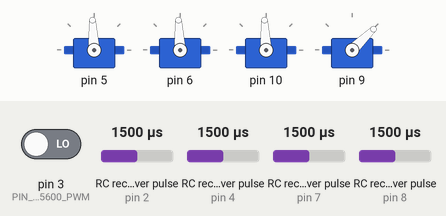
Simulated run of this sketch. Board: Arduino Uno, built with avr-gcc and run on an emulated ATmega328P. Parts: 4 × servo. Wiring (inferred from the names in the program): 4 × RC receiver channel: data pin 2 / data pin 4 / data pin 7 / data pin 8. The test bench sets the inputs (shaded band); at power-on: RC receiver pulse (sensors on pin 2, pin 4, pin 7, pin 8) 1500 µs, pin 3 (PIN_AS5600_PWM) LOW. What the sketch prints to the serial monitor is not drawn.

Above: at 2.2 s.
2.3 s: RC receiver pulse (sensor on pin 2) set to 1020 µs
At 3.4 s:
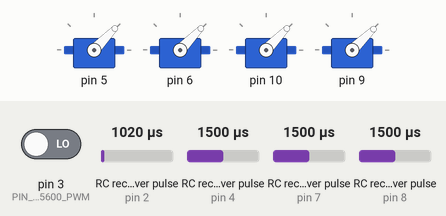
3.8 s: RC receiver pulse (sensor on pin 4) set to 1020 µs
At 5.0 s:
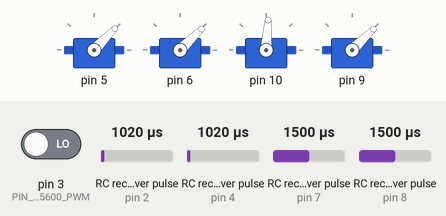
5.3 s: RC receiver pulse (sensor on pin 7) set to 1020 µs
At 6.5 s:
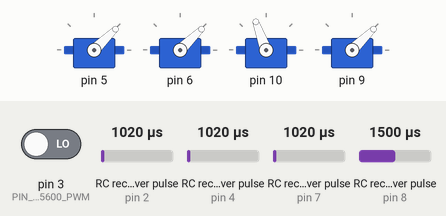
6.8 s: RC receiver pulse (sensor on pin 8) set to 1750 µs
At 7.2 s:
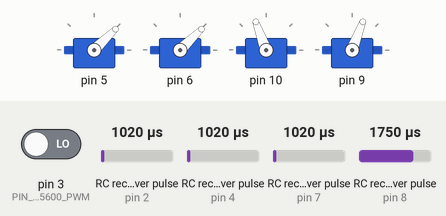
8.3 s: RC receiver pulse (sensor on pin 2) set to 1250 µs
At 9.1 s:
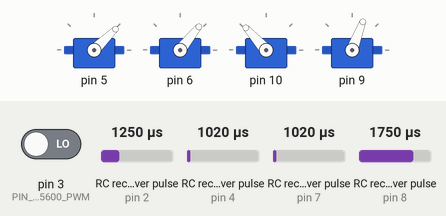
9.8 s: RC receiver pulse (sensor on pin 4) set to 1250 µs
At 10.7 s:
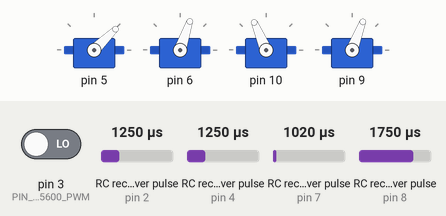
Timing chart, 0 to 12.3 s (numbered marks = the images above; inputs shaded):
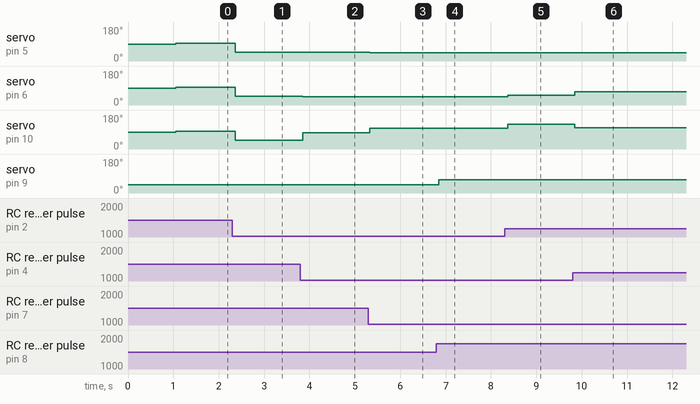

Measured:
- after the input at 2.3 s, servo on pin 5, servo on pin 6, servo on pin 10: 93° → 46° after 0.07 s
- after the input at 3.8 s, servo on pin 6: 46° → 44° after 0.05 s; servo on pin 10: 46° → 86° after 0.05 s
- after the input at 5.3 s, servo on pin 5: 46° → 44° at once; servo on pin 10: 86° → 110° at once
- after the input at 6.8 s, servo on pin 9: 44° → 69° after 0.05 s
- after the input at 8.3 s, servo on pin 6: 44° → 51° after 0.07 s; servo on pin 10: 110° → 132° after 0.07 s
- after the input at 9.8 s, servo on pin 6: 51° → 71° after 0.05 s; servo on pin 10: 132° → 113° after 0.05 s

The sketch:

ground_test_bench.ino.ino
```cpp
/**
 * @file ground_test_bench.ino
 * @brief 复合旋翼台架固件 — PWM 版（AS5600 PWM + 四路遥控 + 三旋翼旋转混控）
 *
 * =============================================================================
 * 【烧录路径】
 *   请打开本文件夹 ground_test_bench.ino\ground_test_bench.ino\ 再上传，
 *   勿与 ground_test_bench\ 旧目录混用（RC_PINS 下标顺序不同）。
 *
 * 【硬件接线速查】
 *   输入：CH3油门→D2  CH4偏航→D8  CH2俯仰→D4  CH1滚转→D7  AS5600→D3
 *   输出：旋翼1/2/3→D5/D6/D10  偏航→D9（Servo 电调 1000~2000 μs，与旋翼相同）
 *
 * 【RC_PINS 与 pulseWidthUs 下标】（本文件定义，全工程必须一致）
 *   [0] 油门  CH3  D2
 *   [1] 偏航  CH4  D8  → 1000~2000 μs → Servo(D9)
 *   [2] 俯仰  CH2  PIN_RC_PITCH     D4  → normalizeStick → ×500 → p
 *   [3] 滚转  CH1  PIN_RC_ROLL      D7  → normalizeStick → ×500 → r
 *
 * 【混控公式】（θ 仅来自 AS5600，不是遥控）
 *   θ1 = as5600Angle.getAngleDeg()（D3 磁编码器）
 *   θ_i = θ1 + i×120°（i=0,1,2）
 *   T_i = t0 + p·sin(θ_i) + r·cos(θ_i)   （单位 μs，再 clamp 到 1000~2000）
 *
 * 【偏航】CH4：<1500→1000 μs；1500~2000→减500输出（1000~1500 μs）→ D9 电调
 *
 * 【模块分工】
 *   config.h       常量
 *   RCInput        遥控读入
 *   MotorControl   电调写出
 *   AS5600Angle    测角 + 预测滤波
 *   LoopTiming     上电/loop 延时、串口打印节流
 *   AS5600.cpp/h   旧类封装（#if 0 禁用，仅参考）
 *
 * 【SERIAL_PWM_MONITOR】见 config.h：0仅电调 1仅串口 2串口+电调
 * =============================================================================
 */

#include "config.h"
#include "RCInput.h"
#include "MotorControl.h"
#include "AS5600Angle.h"
#include "LoopTiming.h"

// ==================== 控制量结构（主程序内部用）====================
struct ControlDemand {
  float t0;  // 油门基准脉宽（μs），= rc.pulseWidthUs[0]
  float p;   // 俯仰修正量（μs），满杆约 ±500
  float r;   // 滚转修正量（μs）
  uint16_t yawPulseUs;  // D9 电调脉宽（μs），与旋翼相同
};

// 全局模块实例
RCInput rcInput;
MotorControl motorControl;
AS5600Angle as5600Angle;

/**
 * 引脚数组顺序 = pulseWidthUs[] 下标顺序
 * 必须与 RCInput.h、config.h 注释一致
 */
const int RC_PINS[RC_CHANNEL_COUNT] = {
  PIN_RC_THROTTLE,  // [0] 油门
  PIN_RC_YAW,       // [1] 偏航输入（电调在 D9）
  PIN_RC_PITCH,     // [2] 俯仰
  PIN_RC_ROLL       // [3] 滚转
};

/**
 * 由机架方位角 θ1 算三桨相位角（度）
 * outDeg[0]=θ1, [1]=θ1+120, [2]=θ1+240
 */
void computeRotorAngles(float theta1Deg, float outDeg[ROTOR_COUNT]) {
  outDeg[0] = normalizeAngle360(theta1Deg);
  outDeg[1] = normalizeAngle360(theta1Deg + ROTOR_PHASE_SPACING_DEG);
  outDeg[2] = normalizeAngle360(theta1Deg + 2.0f * ROTOR_PHASE_SPACING_DEG);
}

/**
 * 三旋翼旋转混控（核心）
 * @param t0  油门基准（μs）
 * @param p,r 俯仰/滚转修正（μs），来自摇杆×ATTITUDE_MIX_US
 * @param rotorAnglesDeg  三桨角度（度），仅 AS5600 决定，遥控不改变 θ
 * @param outPulseUs  三路输出脉宽（未 clamp，由 computeMotorCommand 再限幅）
 */
void mixThreeRotors(float t0, float p, float r,
                    const float rotorAnglesDeg[ROTOR_COUNT],
                    float outPulseUs[ROTOR_COUNT]) {
  for (int i = 0; i < ROTOR_COUNT; i++) {
    float rad = radians(rotorAnglesDeg[i]);
    outPulseUs[i] = t0 + p * PITCH_ROLL_MIX_GAIN * sin(rad)
                        + r * PITCH_ROLL_MIX_GAIN * cos(rad);
  }
}

/**
 * 遥控 → 控制量
 */
ControlDemand readControlDemand(const RCChannels &rc) {
  ControlDemand cmd;
  cmd.t0 = (float)rc.pulseWidthUs[0];

  float pitchStick = rcInput.normalizeStick(rc.pulseWidthUs[2]);
  float rollStick  = rcInput.normalizeStick(rc.pulseWidthUs[3]);
  cmd.p = pitchStick * ATTITUDE_MIX_US;
  cmd.r = rollStick * ATTITUDE_MIX_US;

  cmd.yawPulseUs = MotorControl::ch4PulseUsToYawPulseUs(rc.pulseWidthUs[1]);
  return cmd;
}

/**
 * 控制量 + θ1 → 四路电调脉宽
 */
MotorCommand computeMotorCommand(const ControlDemand &cmd, float theta1Deg) {
  float rotorAngles[ROTOR_COUNT];
  computeRotorAngles(theta1Deg, rotorAngles);

  float rotorPulse[ROTOR_COUNT];
  mixThreeRotors(cmd.t0, cmd.p, cmd.r, rotorAngles, rotorPulse);

  MotorCommand out;
  out.rotor1PulseUs = MotorControl::clampPulseUs((int)rotorPulse[0]);
  out.rotor2PulseUs = MotorControl::clampPulseUs((int)rotorPulse[1]);
  out.rotor3PulseUs = MotorControl::clampPulseUs((int)rotorPulse[2]);
  out.yawPulseUs = cmd.yawPulseUs;
  return out;
}

/**
 * 串口调试行（SERIAL_PWM_MONITOR >= 1 时调用）
 */
void printDebugInfo(const RCChannels &rc, const ControlDemand &cmd,
                    const MotorCommand &motorCmd, float theta1, float omega) {
  if (!loopTimingShouldPrint()) return;

  Serial.print(F("RC T:"));
  Serial.print(rc.pulseWidthUs[0]);
  Serial.print(F(" Y:"));
  Serial.print(rc.pulseWidthUs[1]);
  Serial.print(F(" P:"));
  Serial.print(rc.pulseWidthUs[2]);
  Serial.print(F(" R:"));
  Serial.print(rc.pulseWidthUs[3]);
  Serial.print(F(" | t0:"));
  Serial.print((int)cmd.t0);
  Serial.print(F(" p:"));
  Serial.print((int)cmd.p);
  Serial.print(F(" r:"));
  Serial.print((int)cmd.r);
  Serial.print(F(" yawUs:"));
  Serial.print(cmd.yawPulseUs);
  Serial.print(F(" | R1:"));
  Serial.print(motorCmd.rotor1PulseUs);
  Serial.print(F(" R2:"));
  Serial.print(motorCmd.rotor2PulseUs);
  Serial.print(F(" R3:"));
  Serial.print(motorCmd.rotor3PulseUs);
  Serial.print(F(" YawUs:"));
  Serial.print(motorCmd.yawPulseUs);
  Serial.print(F(" | theta1:"));
  Serial.print(theta1, 1);
  Serial.print(F(" w:"));
  Serial.print(omega, 1);
  Serial.print(F(" angFix:"));
  Serial.print(as5600Angle.lastFrameUsedPredict() ? 1 : 0);
  Serial.println();
}

void setup() {
  Serial.begin(115200);

  rcInput.begin(RC_PINS);
  motorControl.begin();
  as5600Angle.begin();

#if SERIAL_PWM_MONITOR == 0
  Serial.println(F("Mode 0: ESC only"));
#elif SERIAL_PWM_MONITOR == 1
  Serial.println(F("Mode 1: Serial only (no ESC)"));
#else
  Serial.println(F("Mode 2: Serial + ESC (remove props!)"));
#endif
  loopTimingDelayAfterSetup();
}

void loop() {
  rcInput.update();
  const RCChannels &rc = rcInput.get();

  ControlDemand cmd = readControlDemand(rc);

  as5600Angle.update();
  float theta1 = as5600Angle.getAngleDeg();

  MotorCommand motorCmd = computeMotorCommand(cmd, theta1);

#if SERIAL_PWM_MONITOR >= 1
  printDebugInfo(rc, cmd, motorCmd, theta1, as5600Angle.getOmegaDegS());
#endif

#if SERIAL_PWM_MONITOR == 0 || SERIAL_PWM_MONITOR == 2
  motorControl.write(motorCmd);
#endif

  loopTimingDelayEndOfLoop();
}
```

AS5600Angle.cpp
```cpp
/**
 * @file AS5600Angle.cpp
 * @brief AS5600 PWM 测角 + 预测滤波（实现）
 *  方位角测量模块
 * =============================================================================
 * 【调用链（主程序）】
 *   setup()  → as5600Angle.begin()
 *   loop()   → as5600Angle.update() → getAngleDeg() / getOmegaDegS()
 *
 * 【本文件函数】
 *   normalizeAngle360           角度归一化到 [0, 360)
 *   shortestPathDeltaDeg        两角最短路径差值（±180° 内）
 *   pwmIsr / onPwmEdge          D3 双边沿中断采样 PWM
 *   begin                       初始化引脚与中断
 *   readPwmAngle                读中断缓存并换算角度
 *   predictAngleFromState       θ + ω×(dt+τ) 外推
 *   update                      滤波/预测主流程
 * =============================================================================
 */

#include "AS5600Angle.h"
#include <math.h>

AS5600Angle *AS5600Angle::_instance = nullptr;

/**
 * =============================================================================
 * 【normalizeAngle360】角度归一化到 [0, 360)
 *   混控 computeRotorAngles 与预测角计算均使用
 * =============================================================================
 */
float normalizeAngle360(float angleDeg) {
  angleDeg = fmod(angleDeg, 360.0f);
  if (angleDeg < 0) angleDeg += 360.0f;
  return angleDeg;
}

/**
 * =============================================================================
 * 【shortestPathDeltaDeg】两角最短路径差值
 *   返回 toDeg - fromDeg，结果在 (-180, 180] 内
 *   用于角速度差分、实测与预测角比较，避免 359°→1° 误判为大跳变
 * =============================================================================
 */
float AS5600Angle::shortestPathDeltaDeg(float fromDeg, float toDeg) {
  float d = toDeg - fromDeg;
  if (d > 180.0f) d -= 360.0f;
  else if (d < -180.0f) d += 360.0f;
  return d;
}

/**
 * =============================================================================
 * 【pwmIsr】D3 外部中断入口（CHANGE 双边沿）
 *   通过 _instance 转发到 onPwmEdge()
 * =============================================================================
 */
void AS5600Angle::pwmIsr() {
  if (_instance != nullptr) {
    _instance->onPwmEdge();
  }
}

/**
 * =============================================================================
 * 【onPwmEdge】双边沿采样 PWM 高电平与周期
 *   上升沿：记录边沿时刻，用两次上升沿间隔作为 period
 *   下降沿：计算 highTime = 下降沿 - 最近一次上升沿，置 _pwmUpdated
 * =============================================================================
 */
void AS5600Angle::onPwmEdge() {
  unsigned long now = micros();
  if (digitalRead(PIN_AS5600_PWM) == HIGH) {
    //上升沿：更新周期（若已有上一上升沿）
    if (_pwmStartTime != 0) {
      _pwmPeriodUs = now - _pwmStartTime;
    }
    _pwmStartTime = now;
  } else {
    //下降沿：计算高电平宽度，标记新帧可用
    if (_pwmStartTime != 0) {
      _pwmHighTime = now - _pwmStartTime;
      _pwmUpdated = true;
    }
  }
}

/**
 * =============================================================================
 * 【AS5600Angle::begin】初始化测角模块
 *   1. 清零 PWM 采样与角度状态
 *   2. D3 pinMode INPUT，attachInterrupt CHANGE
 *   3. 读一次初始角，记录 _lastMicros
 * 调用：setup() → as5600Angle.begin()
 * =============================================================================
 */
void AS5600Angle::begin() {
  _pwmStartTime = 0;
  _pwmHighTime = 0;
  _pwmPeriodUs = 0;
  _pwmUpdated = false;
  _angleDeg = 0.0f;
  _omegaDegS = 0.0f;
  _lastMicros = 0;
  _lastFrameUsedPredict = false;

  pinMode(PIN_AS5600_PWM, INPUT);  //D3 AS5600 PWM 输入
  _instance = this;                //供 pwmIsr 回调
  attachInterrupt(digitalPinToInterrupt(PIN_AS5600_PWM), pwmIsr, CHANGE);

  _angleDeg = readPwmAngle();      //首帧角度（可能沿用 0 或中断已采到的值）
  _lastMicros = micros();
}

/**
 * =============================================================================
 * 【readPwmAngle】从 volatile 缓存读角并换算
 *   无新帧(_pwmUpdated==false) → 沿用 _angleDeg
 *   有新帧 → noInterrupts 拷贝 ht/period，as5600PwmUsToAngleDeg 换算
 *   无效帧(angle<0) → 沿用 _angleDeg
 * =============================================================================
 */
float AS5600Angle::readPwmAngle() {
  if (!_pwmUpdated) {
    return _angleDeg;  //本圈尚无新 PWM 帧
  }

  unsigned long ht;
  unsigned long period;
  noInterrupts();           //原子拷贝，避免中断中途改写
  _pwmUpdated = false;
  ht = _pwmHighTime;
  period = _pwmPeriodUs;
  interrupts();

  float angle = as5600PwmUsToAngleDeg(ht, period);  //config.h，含 128 头尾补偿
  if (angle < 0.0f) {
    return _angleDeg;  //period 无效等，沿用上一角度
  }
  return angle;
}

/**
 * =============================================================================
 * 【predictAngleFromState】由当前 θ、ω 外推预测角
 *   公式：θ + ω × (dt + AS_TAU_FIXED_S)，再归一化到 [0, 360)
 * =============================================================================
 */
float AS5600Angle::predictAngleFromState(float dt) const {
  float p = _angleDeg + _omegaDegS * (dt + AS_TAU_FIXED_S);
  return normalizeAngle360(p);
}

/**
 * =============================================================================
 * 【AS5600Angle::update】每圈 loop 测角与滤波/预测主流程
 *
 * 【步骤】
 *   1. 算 dt；异常 dt 则跳过本帧
 *   2. readPwmAngle → rawAngle
 *   3. 异常帧判定：与预测角或上一帧差过大 → 用预测角（angFix=1）
 *   4. 差分估 ω，死区 + 低通滤波
 *   5. 按 AS_ANGLE_PREDICT_GAIN 与 |ω| 选 finalAngle（实测/预测/混合）
 *   6. 角度一阶滤波写入 _angleDeg
 * 调用：loop() 每圈一次，之后 getAngleDeg() 供混控
 * =============================================================================
 */
void AS5600Angle::update() {
  unsigned long now = micros();
  float dt = (now - _lastMicros) / 1e6f;
  //dt 异常（首帧、长时间卡顿）则只刷新时刻，不更新角度
  if (dt <= 0.0f || dt > 0.1f) {
    _lastMicros = now;
    return;
  }

  float rawAngle = readPwmAngle();
  rawAngle = normalizeAngle360(rawAngle);

  float predAngle = predictAngleFromState(dt);
  float diffPred = fabsf(shortestPathDeltaDeg(predAngle, rawAngle));
  float diffLast = fabsf(shortestPathDeltaDeg(_angleDeg, rawAngle));

  //异常帧剔除：实测与预测/上一帧差过大时改用预测角
  _lastFrameUsedPredict = false;
  float angleForUpdate = rawAngle;
  if (AS_ANGLE_PREDICT_GAIN > 0.0f
      && (diffPred > AS_RAW_PRED_MAX_DIFF_DEG || diffLast > AS_MAX_STEP_PER_FRAME_DEG)) {
    angleForUpdate = predAngle;
    _lastFrameUsedPredict = true;  //串口 angFix:1
  }

  //角速度：最短路径差分 / dt，死区抑制静止噪声
  float deltaAngle = shortestPathDeltaDeg(_angleDeg, angleForUpdate);
  float rawOmega = deltaAngle / dt;
  if (fabs(rawOmega) < AS_OMEGA_DEADBAND_DEGS) rawOmega = 0.0f;
  _omegaDegS = AS_OMEGA_FILTER_BETA * rawOmega
             + (1.0f - AS_OMEGA_FILTER_BETA) * _omegaDegS;

  //finalAngle：预测关→纯实测；高速→外推；低速→angleForUpdate；中间→混合
  float finalAngle;
  if (AS_ANGLE_PREDICT_GAIN <= 0.0f) {
    finalAngle = rawAngle;
  } else if (fabs(_omegaDegS) > AS_SPEED_THRESH_HIGH_DEGS) {
    float predict = _angleDeg + _omegaDegS * (dt + AS_TAU_FIXED_S);
    predict = fmod(predict, 360.0f);
    if (predict < 0) predict += 360.0f;
    finalAngle = predict;
  } else if (fabs(_omegaDegS) < AS_SPEED_THRESH_LOW_DEGS) {
    finalAngle = angleForUpdate;
  } else {
    //滞回区间内：实测与预测线性混合
    float t = (fabs(_omegaDegS) - AS_SPEED_THRESH_LOW_DEGS)
            / (AS_SPEED_THRESH_HIGH_DEGS - AS_SPEED_THRESH_LOW_DEGS);
    float pred = predictAngleFromState(dt);
    finalAngle = (1.0f - t) * angleForUpdate + t * pred;
    finalAngle = fmod(finalAngle, 360.0f);
    if (finalAngle < 0) finalAngle += 360.0f;
  }

  //角度一阶滤波（AS_ANGLE_FILTER_ALPHA=1 时等价于直接采用 finalAngle）
  _angleDeg = AS_ANGLE_FILTER_ALPHA * finalAngle
            + (1.0f - AS_ANGLE_FILTER_ALPHA) * _angleDeg;
  _angleDeg = fmod(_angleDeg, 360.0f);
  if (_angleDeg < 0) _angleDeg += 360.0f;

  _lastMicros = now;
}
```

AS5600Angle.h
```cpp
/**
 * @file AS5600Angle.h
 * @brief AS5600 PWM 测角 + 角速度估计 + 预测滤波（当前固件使用）
 *
 * =============================================================================
 * 【模块职责】
 *   1. D3 双边沿中断采样 AS5600 PWM 高电平时间与帧周期
 *   2. config.h as5600PwmUsToAngleDeg() 换算角度（含 128 头尾空挡补偿）
 *   3. 角速度 ω 估计 + 低通滤波
 *   4. 异常帧剔除、高速/混合预测（受 AS_ANGLE_PREDICT_GAIN 控制）
 *
 * 【对外接口】
 *   begin()                 配置 D3、注册中断、读初始角
 *   update()                每圈读 PWM → 滤波/预测 → 更新 θ1 与 ω
 *   getAngleDeg()           当前方位角 θ1（°），供混控 computeRotorAngles
 *   getOmegaDegS()          角速度 ω（°/s），串口调试
 *   lastFrameUsedPredict()  本帧是否用预测角替代实测（串口 angFix）
 *
 * 【预测开关】config.h AS_ANGLE_PREDICT_GAIN
 *   0.0f = 仅用实测角，angFix 恒为 0
 *   1.0f = 完整预测逻辑（异常帧替换 + 高速外推 + 混合模式）
 *
 * 【调用链（主程序）】
 *   setup()  → as5600Angle.begin()
 *   loop()   → as5600Angle.update()
 *           → theta1 = as5600Angle.getAngleDeg()
 *           → computeMotorCommand(cmd, theta1)
 * =============================================================================
 */
#ifndef AS5600_ANGLE_H
#define AS5600_ANGLE_H

#include <Arduino.h>
#include "config.h"

/** 角度归一化到 [0, 360)；混控 computeRotorAngles 亦使用 */
float normalizeAngle360(float angleDeg);

class AS5600Angle {
public:
  void begin();
  void update();

  float getAngleDeg() const { return _angleDeg; }
  float getOmegaDegS() const { return _omegaDegS; }
  bool lastFrameUsedPredict() const { return _lastFrameUsedPredict; }

private:
  static void pwmIsr();
  void onPwmEdge();
  float readPwmAngle();
  float predictAngleFromState(float dt) const;
  static float shortestPathDeltaDeg(float fromDeg, float toDeg);

  volatile unsigned long _pwmStartTime;   //双边沿采样：边沿时刻
  volatile unsigned long _pwmHighTime;    //本帧高电平宽度(μs)
  volatile unsigned long _pwmPeriodUs;    //本帧周期(μs)
  volatile bool _pwmUpdated;              //中断已采到新帧

  float _angleDeg;              //滤波后方位角 θ1（°）
  float _omegaDegS;             //角速度 ω（°/s）
  unsigned long _lastMicros;    //上一帧 update 时刻(μs)
  bool _lastFrameUsedPredict;   //本帧 angFix 标志

  static AS5600Angle *_instance;  //中断回调用单例指针
};

#endif  // AS5600_ANGLE_H
```

LoopTiming.cpp
```cpp
/**
 * @file LoopTiming.cpp
 * @brief 主循环与上电延时、串口打印节流（实现）
 *
 * =============================================================================
 * 【调用链（主程序）】
 *   setup()  → loopTimingDelayAfterSetup()
 *   loop()   → printDebugInfo() 内 loopTimingShouldPrint()
 *           → loopTimingDelayEndOfLoop()
 *
 * 【本文件函数】
 *   loopTimingDelayAfterSetup   上电后 delay(LOOP_SETUP_DELAY_MS)
 *   loopTimingDelayEndOfLoop    每圈末尾 delay(LOOP_PERIOD_DELAY_MS)
 *   loopTimingShouldPrint       串口打印节流，间隔默认 SERIAL_PRINT_MS
 * =============================================================================
 */

#include "LoopTiming.h"

/**
 * =============================================================================
 * 【loopTimingDelayAfterSetup】上电稳定等待
 *   延时 LOOP_SETUP_DELAY_MS（默认 1000 ms）
 *   给接收机、传感器、电调初始化留时间，再进入主循环
 * 调用：setup() 末尾，在 rcInput/motorControl/as5600Angle.begin() 之后
 * =============================================================================
 */
void loopTimingDelayAfterSetup() {
  delay(LOOP_SETUP_DELAY_MS);  //阻塞等待，单位 ms
}

/**
 * =============================================================================
 * 【loopTimingDelayEndOfLoop】每圈 loop 末尾周期延时
 *   延时 LOOP_PERIOD_DELAY_MS（默认 2 ms）
 *   略降低主循环频率，减轻 CPU 占用；与 RCInput 四路 pulseIn 阻塞互补
 * 调用：loop() 末尾，motorControl.write() 之后
 * =============================================================================
 */
void loopTimingDelayEndOfLoop() {
  delay(LOOP_PERIOD_DELAY_MS);  //阻塞等待，单位 ms
}

/**
 * =============================================================================
 * 【loopTimingShouldPrint】串口调试行
 *   intervalMs  两次返回 true 的最小间隔(ms)，默认 SERIAL_PRINT_MS
 *   返回        true=本圈允许打印；false=跳过（距上次未满 intervalMs）
 *
 * 【逻辑】
 *   1. 用 static lastPrint 记录上次允许打印的时刻
 *   2. now - lastPrint < intervalMs → false
 *   3. 否则更新 lastPrint 并返回 true
 * 调用：printDebugInfo() 开头，避免串口每圈输出一行
 * =============================================================================
 */
bool loopTimingShouldPrint(uint16_t intervalMs) {
  static unsigned long lastPrint = 0;  //上次允许打印的时刻(ms)，跨圈保持
  unsigned long now = millis();        //当前时刻(ms)

  //距上次打印未满间隔，本圈跳过
  if (now - lastPrint < intervalMs) {
    return false;
  }
  lastPrint = now;  //刷新时刻，本圈允许打印
  return true;
}
```

test.c
```cpp
//上传测试
#include <stdio.h>
int main(){
    printf("1");
    return 0;
}
```

Source omitted: LoopTiming.h (1105 bytes), MotorControl.cpp (3382 bytes), MotorControl.h (1647 bytes), RCInput.cpp (5070 bytes), RCInput.h (1982 bytes), config.h (5078 bytes)
